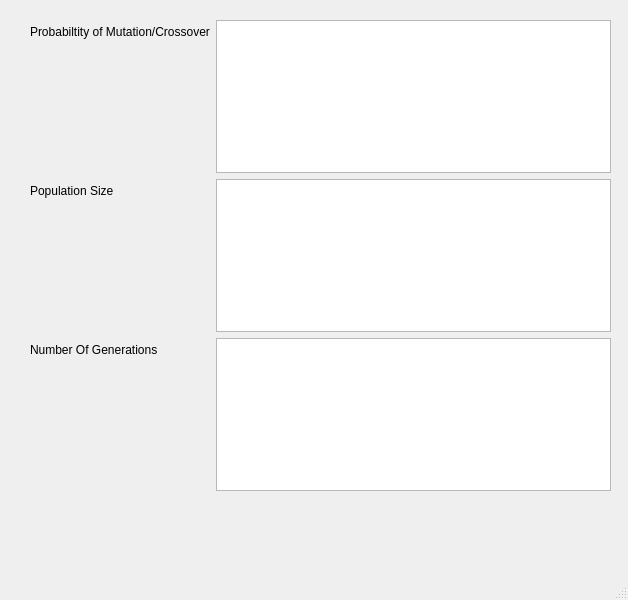
<?xml version="1.0" encoding="UTF-8"?>
<ui version="4.0">
 <class>MainWindow</class>
 <widget class="QMainWindow" name="MainWindow">
  <property name="geometry">
   <rect>
    <x>0</x>
    <y>0</y>
    <width>628</width>
    <height>600</height>
   </rect>
  </property>
  <property name="windowTitle">
   <string>MainWindow</string>
  </property>
  <widget class="QWidget" name="centralwidget">
   <widget class="QWidget" name="horizontalLayoutWidget">
    <property name="geometry">
     <rect>
      <x>30</x>
      <y>20</y>
      <width>581</width>
      <height>471</height>
     </rect>
    </property>
    <layout class="QHBoxLayout" name="horizontalLayout">
     <item>
      <layout class="QVBoxLayout" name="verticalLayout_2">
       <item>
        <layout class="QFormLayout" name="formLayout">
         <item row="4" column="1">
          <widget class="QTextEdit" name="textEdit"/>
         </item>
         <item row="4" column="0">
          <widget class="QLabel" name="label_2">
           <property name="text">
            <string>Population Size</string>
           </property>
          </widget>
         </item>
         <item row="3" column="1">
          <widget class="QTextEdit" name="textEdit_2"/>
         </item>
         <item row="3" column="0">
          <widget class="QLabel" name="label">
           <property name="text">
            <string>Probabiltity of Mutation/Crossover</string>
           </property>
          </widget>
         </item>
         <item row="5" column="1">
          <widget class="QTextEdit" name="textEdit_3"/>
         </item>
         <item row="5" column="0">
          <widget class="QLabel" name="label_3">
           <property name="text">
            <string>Number Of Generations</string>
           </property>
          </widget>
         </item>
        </layout>
       </item>
      </layout>
     </item>
     <item>
      <layout class="QVBoxLayout" name="verticalLayout"/>
     </item>
    </layout>
   </widget>
  </widget>
  <widget class="QMenuBar" name="menubar">
   <property name="geometry">
    <rect>
     <x>0</x>
     <y>0</y>
     <width>628</width>
     <height>22</height>
    </rect>
   </property>
  </widget>
  <widget class="QStatusBar" name="statusbar"/>
 </widget>
 <resources/>
 <connections/>
</ui>
